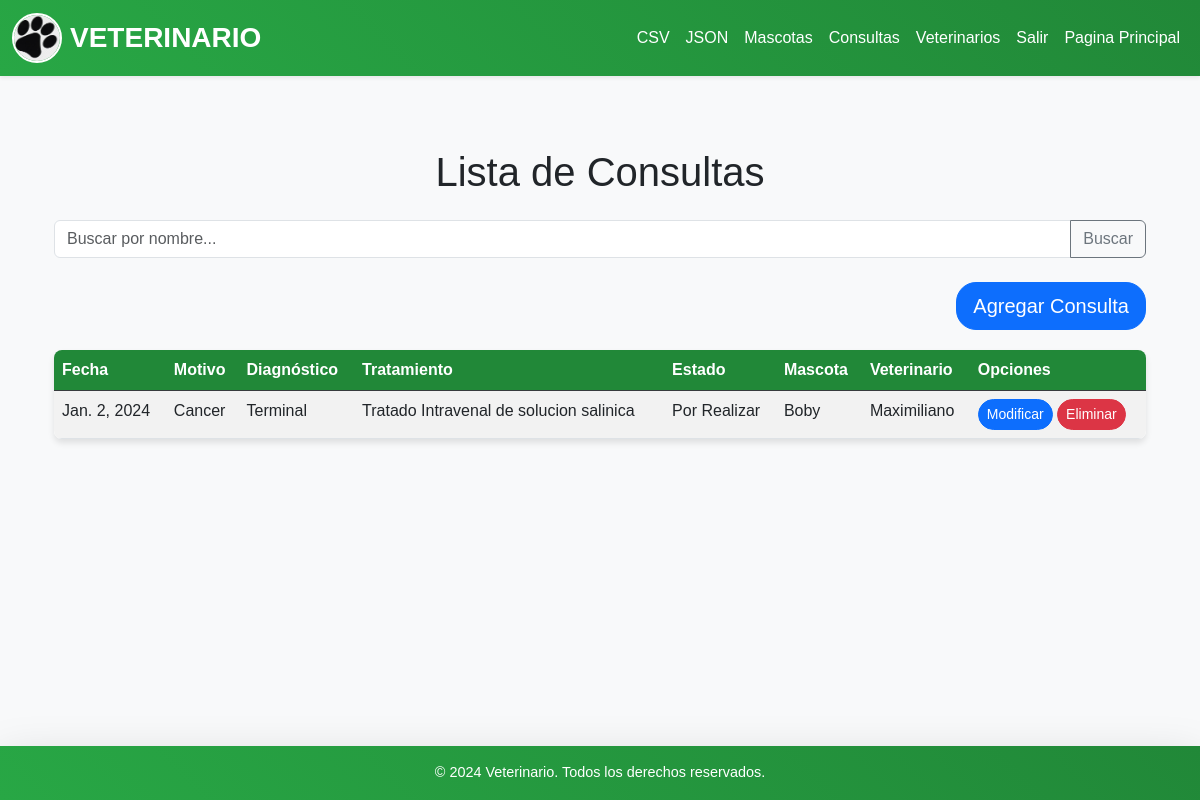
/consultas/table (signed in), run on the app's committed database.
### core/models.py (models this page shows)
class Consulta(models.Model):
    fecha = models.DateField()
    motivo = models.TextField("motivo consulta")
    diagnostico = models.CharField("diagnostico", max_length=100)
    tratamiento = models.CharField("tratamiento", max_length=200)
    ESTADOS = [
        ("Finalizada", "finalizada"),
        ("Por Realizar", "por realizar"),
    ]
    estado = models.CharField("estado", max_length=20, choices=ESTADOS)
    mascota = models.ForeignKey(Mascota, on_delete=models.CASCADE)
    veterinario = models.ForeignKey(Veterinario, on_delete=models.CASCADE)
    class Meta:
        db_table = "consultas"

class Mascota(models.Model):
    nombre = models.CharField("nombre", max_length=65)
    especie = models.CharField("especie", max_length=65)
    raza = models.CharField("raza", max_length=65)
    edad = models.IntegerField("edad")
    peso = models.FloatField("edad")
    def __str__(self):
        return f"{self.nombre}"
    class Meta:
        db_table = "mascotas"

class Veterinario(models.Model):
    nombre = models.CharField("nombre", max_length=65)
    especialidad = models.CharField("especialidad", max_length=100)
    horarios = models.CharField("horarios", max_length=100)
    ESTADOS = [
        ("Disponible", "disponible"),
        ("Ocupado", "ocupado"),
    ]
    estado = models.CharField("estadio", max_length=11, choices=ESTADOS)
    def __str__(self):
        return f"{self.nombre}"
    class Meta:
        db_table = "veterinarios"

### core/views.py (the view)
# urls.py: path("consultas/table", getConsultas, name = "consultas"),
@login_required
def getConsultas(request):
    busqueda = request.GET.get('search', '')
    if busqueda:
        consultas = Consulta.objects.filter(
            Q(mascota__nombre__icontains=busqueda) | Q(veterinario__nombre__icontains=busqueda)
        )
    else:
        consultas = Consulta.objects.all()
    context = {
        'consultas': consultas
    }
    return render(request, 'consultas.html', context)

### core/templates/consultas.html (shortened to what this page needs)
{% extends 'base.html' %}
{% load static %}
{% block content %}
<div class="container mt-5">
    <h1 class="text-center mb-4">Lista de Consultas</h1>
    <form method="get" action="" class="mb-4">
        <div class="input-group">
            <input type="text" name="search" class="form-control" placeholder="Buscar por nombre..." value="{{ request.GET.search }}">
            <button class="btn btn-outline-secondary" type="submit">Buscar</button>
        </div>
    </form>
    <div class="mb-3 text-end">
        <a class="btn btn-primary btn-lg" href="{% url 'nueva-consultas' %}">Agregar Consulta</a>
    </div>
    <table class="table table-striped table-hover">
        <thead class="table-dark">
            <tr>
                <th>Fecha</th>
                <th>Motivo</th>
                <th>Diagnóstico</th>
                <th>Tratamiento</th>
                <th>Estado</th>
                <th>Mascota</th>
                <th>Veterinario</th>
                <th>Opciones</th>
            </tr>
        </thead>
        <tbody>
            {% for consulta in consultas %}
            <tr>
                <td>{{ consulta.fecha }}</td>
                <td>{{ consulta.motivo }}</td>
                <td>{{ consulta.diagnostico }}</td>
                <td>{{ consulta.tratamiento }}</td>
                <td>{{ consulta.estado }}</td>
                <td>{{ consulta.mascota }}</td>
                <td>{{ consulta.veterinario }}</td>
                <td>
                    <a href="{% url 'actualizar-consultas' consulta.id %}" class="btn btn-primary btn-sm">Modificar</a>
                    <a href="{% url 'eliminar-consultas' consulta.id %}" class="btn btn-danger btn-sm">Eliminar</a>
                </td>
            </tr>
            {% endfor %}
        </tbody>
    </table>
</div>
{% endblock %}

### core/static/styles.css (style rules this page uses)
.table { margin-top: 20px; border-radius: 8px; overflow: hidden; background-color: white; box-shadow: 0 4px 6px rgba(0, 0, 0, 0.1); }
.table th { background-color: #218838; color: white; font-weight: bold; }
.btn-primary, .btn-success , .btn-danger { border-radius: 20px; transition: transform 0.3s ease, background-color 0.3s ease; }

### data on the page
Consulta: fecha "Jan. 2, 2024", motivo "Cancer", diagnostico "Terminal", tratamiento "Tratado Intravenal de solucion salinica", estado "Por Realizar", mascota "Boby", veterinario "Maximiliano"
